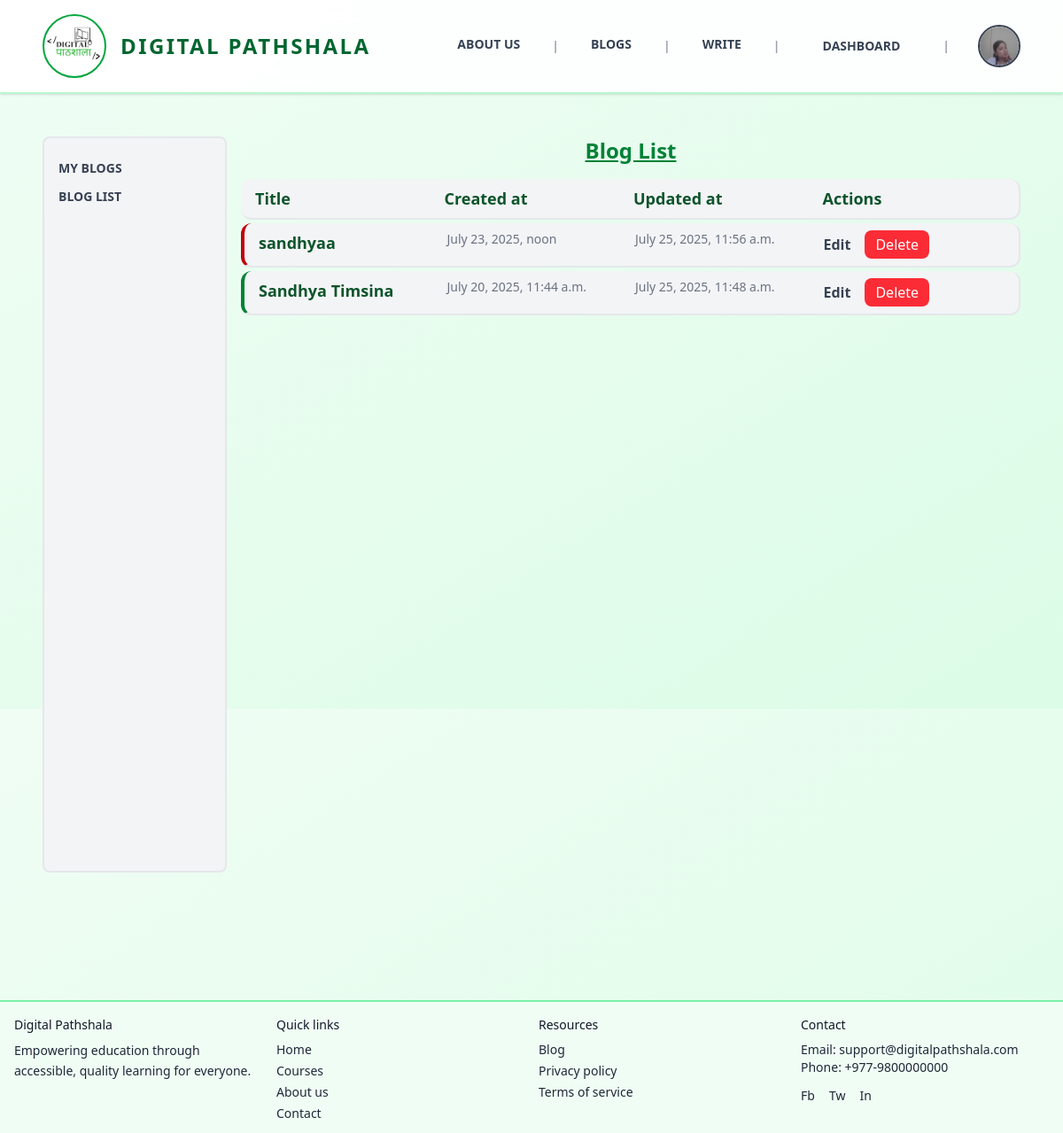
/writer/bloglist (signed in), run on the app's committed database.
### users/models.py (models this page shows, shortened)
class Profile(models.Model):
    def generateImagePath(instance, filename):
        return f'users/{instance.user.username}/{filename}'
    class GenderOptions(models.TextChoices):
        Male = "Male" , "Male"
        Female = "Female", "Female"
        Others = "Others", "Others"
    class RoleOptions(models.TextChoices):
        Admin = "Admin", "Admin"
        User = "User", "User"
    user = models.OneToOneField(User, on_delete=models.CASCADE)
    address = models.CharField(blank=True, null=True, max_length=50)
    phone = models.CharField(blank=True, null=True, max_length=10)
    nationality = models.CharField(blank=True, null=True, max_length=15, default="Nepal")
    gender = models.CharField(choices=GenderOptions, default=GenderOptions.Male, max_length=6)
    profile_image = models.ImageField( blank=True, null=True, upload_to=generateImagePath, default="users/default_user.png")
    role = models.CharField(choices=RoleOptions, default=RoleOptions.User, max_length=5)
    dob = models.DateField(blank=True, null=True)

### blogs/models.py (models this page shows, shortened)
class Blog(models.Model):
    def generateImagePath(instance, filename):
        return f'blog/{instance.author.username}/images/{filename}'
    def generateAttachmentPath(instance, filename):
        return f'blog/{instance.author.username}/attachments/{filename}'
    class StatusOptions(models.TextChoices):
        PENDING = "Pending", "Pending"
        ACTIVE = "Active", "Active"
        REJECTED = "Rejected", "Rejected"
    title = models.CharField(max_length=50 )
    content = models.TextField()
    author = models.ForeignKey(User, on_delete=models.CASCADE, related_name='blog_posts')
    tags = TaggableManager(blank=True)
    category = models.ForeignKey(Category, null=True, blank=True, on_delete=models.SET_NULL)
    image = models.ImageField(blank=True, null=True , upload_to=generateImagePath, default='static/images/blog1.png')
    attachment = models.FileField(blank=True, null=True, upload_to=generateAttachmentPath)
    status = models.CharField(max_length=8, choices=StatusOptions, default=StatusOptions.PENDING)
    created_at = models.DateTimeField( auto_now_add=True, editable=False )
    updated_at = models.DateTimeField(auto_now=True, editable=False)

### main/views.py (the view)
# urls.py: path('bloglist', blogList),
def blogList(request):
    blogs = Blog.objects.all().order_by("-created_at")
    if request.user.profile.role =="Admin":
     return render(request, "pages/dashboard/admin/blogList.html", {"blogs": blogs})
    else:
     blogs = Blog.objects.filter(author=request.user).order_by("-created_at")
     return render(request, "pages/dashboard/writer/blogList.html", {"blogs": blogs})

### templates/pages/dashboard/writer/blogList.html (shortened to what this page needs)
{% extends 'pages/dashboard/layouts/writer.html' %}
{% block panel %}
  <div>
    <h2 class="text-2xl text-green-700 underline font-bold text-center">Blog List</h2>
    <div>
      <div class="flex flex-col gap-1 my-4">
        <div class="bg-gray-100 border-b-2 border-r-2 border-gray-200 rounded-xl grid grid-cols-4 gap-2 w-full py-2 px-4 text-left">
          <div class="text-lg font-bold text-green-900">Title</div>
          <div class="text-lg font-bold text-green-900">Created at</div>
          <div class="text-lg font-bold text-green-900">Updated at</div>
          <div class="text-lg font-bold text-green-900">Actions</div>
        </div>
        {% for blog in blogs %}
          <div class="text-left bg-gray-100 border-b-2 border-r-2 border-gray-200 rounded-xl grid grid-cols-4 gap-2 w-full py-2 px-4 hover:scale-[101%] duration-300
           border-l-4 {% if blog.status == 'Active' %}
               border-l-green-700
            {% elif blog.status == 'Rejected' %}
               border-l-red-700
            {% elif blog.status == 'Inactive' %}
               border-l-yellow-600
            {% else %}
               border-l-gray-400
            {% endif %}">
            <a href="/blog/{{ blog.id }}" class="text-lg font-bold text-green-900">{{ blog.title }}</a>
            <p class="text-sm text-gray-500">{{ blog.created_at }}</p>
            <p class="text-sm text-gray-500">{{ blog.updated_at }}</p>
            <div class="flex gap-4">
              <a href="/blog/edit/{{ blog.id }}" class="font-bold hover:text-blue-600 my-auto">Edit</a>
              <form action="/blog/delete/{{ blog.id }}" method="post">
                <Button type="submit" class="py-1 px-3 bg-red-500 hover:bg-red-700 text-white rounded-lg">Delete</Button>
              </form>
            </div>
          </div>
        {% endfor %}
      </div>
    </div>
  </div>
{% endblock %}

### templates/layouts/main.html (shortened to what this page needs)
<!DOCTYPE html>
<html lang="en">
  <head>
    <script src="https://cdn.jsdelivr.net/npm/@tailwindcss/browser@4"></script>
  </head>
  <body class="font-sans text-gray-700 bg-gradient-to-br from-green-50 to-green-100 min-h-screen">
    <nav class="uppercase flex justify-between bg-white/90 backdrop-blur-md border-b-2 border-green-200 py-4 px-6 lg:px-12 lg:py:6 shadow-sm sticky top-0 z-40">
      <a href="/" class="flex items-center group">
        <div class="w-16 lg:w-18 h-16 lg:h-18 rounded-full border-2 border-green-600 flex items-center justify-center group-hover:scale-105 transition-transform">
          <img src="/static/images/favicon.ico" alt="Digital Pathshala Logo" />
        </div>
        <div class="ml-2 lg:ml-4 text-xl lg:text-2xl font-semibold text-green-800 tracking-widest">Digital Pathshala</div>
      </a>
      <div class="my-auto hidden md:block">
        <ul class="flex gap-6 lg:gap-8 text-sm font-bold items-center">
          <li class="relative group pb-1">
            <a href="/about-us" class="text-gray-700 hover:text-green-600 transition-colors p-1">About Us</a>
          </li>
          <li class="text-gray-400">|</li>
          <li class="relative group pb-1">
            <a href="/blogs" class="text-gray-700 hover:text-green-600 transition-colors p-1">Blogs</a>
          </li>
          <li class="text-gray-400">|</li>
          <li class="relative group pb-1">
            <a href="/blog/add" class="text-gray-700 hover:text-green-600 transition-colors p-1">Write</a>
          </li>
          <li class="text-gray-400">|</li>
          <li class="hover:bg-green-600 hover:text-white px-4 py-2 transition-all duration-300 rounded-lg">
            {% if user.is_authenticated %}
              <a href="/writer/dashboard">Dashboard</a>
            {% else %}
              <a href="/auth/sign-up">Get Started</a>
            {% endif %}
          </li>
          {%if user.is_authenticated%}
           <li class="text-gray-400">|</li>
           <li>
              <a href="/profile">
                <img class="w-12 h-12 rounded-full border-2 object-cover" src="{{user.profile.profile_image.url}}" alt="Profile Image">
              </a>
           </li>
          {%endif%}
        </ul>
      </div>
    </nav>
    <div class="flex flex-col p-12 min-h-[80vh]">
      {% block content %}
      {% endblock %}
    </div>
    <footer class="bg-green-50 border-t-2 border-green-300 text-gray-800 text-sm">
      <div class="max-w-7xl mx-auto p-4 grid grid-cols-1 md:grid-cols-4 gap-4">
        <div>
          <p class="font-medium text-gray-900">Digital Pathshala</p>
          <p class="mt-2 leading-relaxed">Empowering education through accessible, quality learning for everyone.</p>
        </div>
        <div>
          <p class="mb-2 font-medium text-gray-900">Quick links</p>
          <ul class="space-y-1">
            <li>
              <a href="/home" class="hover:underline">Home</a>
            </li>
            <li>
              <a href="/courses" class="hover:underline">Courses</a>
            </li>
            <li>
              <a href="/about" class="hover:underline">About us</a>
            </li>
            <li>
              <a href="/contacts" class="hover:underline">Contact</a>
            </li>
          </ul>
        </div>
        <div>
          <p class="mb-2 font-medium text-gray-900">Resources</p>
          <ul class="space-y-1">
            <li>
              <a href="/blogs" class="hover:underline">Blog</a>
            </li>
            <li>
              <a href="/privacy" class="hover:underline">Privacy policy</a>
            </li>
            <li>
              <a href="/terms" class="hover:underline">Terms of service</a>
            </li>
          </ul>
        </div>
        <div>
          <p class="mb-2 font-medium text-gray-900">Contact</p>
          <p>
            Email: <a href="mailto:support@digitalpathshala.com" class="hover:underline">support@digitalpathshala.com</a>
          </p>
          <p>
            Phone: <a href="tel:+9779800000000" class="hover:underline">+977-9800000000</a>
          </p>
          <div class="flex space-x-4 mt-3">
            <a href="https://www.facebook.com/digitalpathshala999" aria-label="Facebook" class="hover:text-gray-900">Fb</a>
            <a href="#" aria-label="Twitter" class="hover:text-gray-900">Tw</a>
            <a href="#" aria-label="LinkedIn" class="hover:text-gray-900">In</a>
          </div>
        </div>
      </div>
    </footer>
  </body>
</html>

### data on the page
Blog: title "sandhyaa", created_at "July 23, 2025, noon", updated_at "July 25, 2025, 11:56 a.m."
Blog: title "Sandhya Timsina", created_at "July 20, 2025, 11:44 a.m.", updated_at "July 25, 2025, 11:48 a.m."
